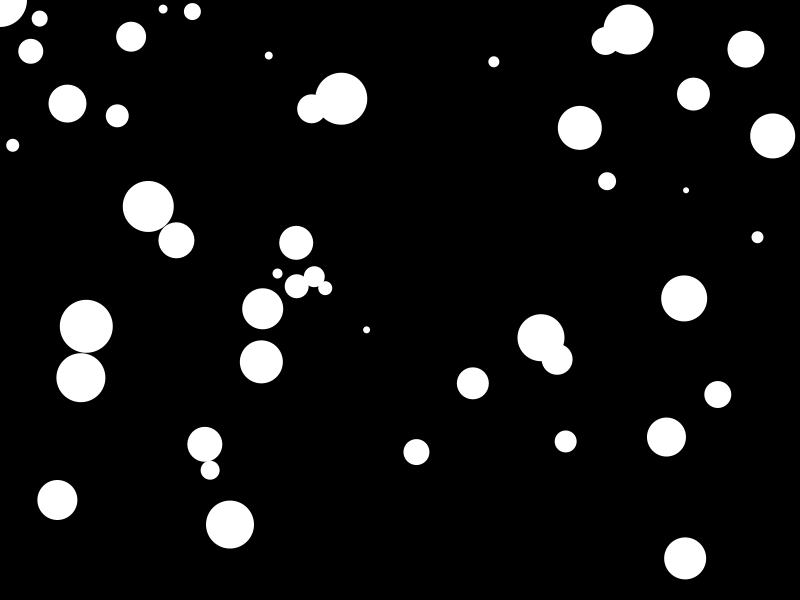
Frame 1 (no input)
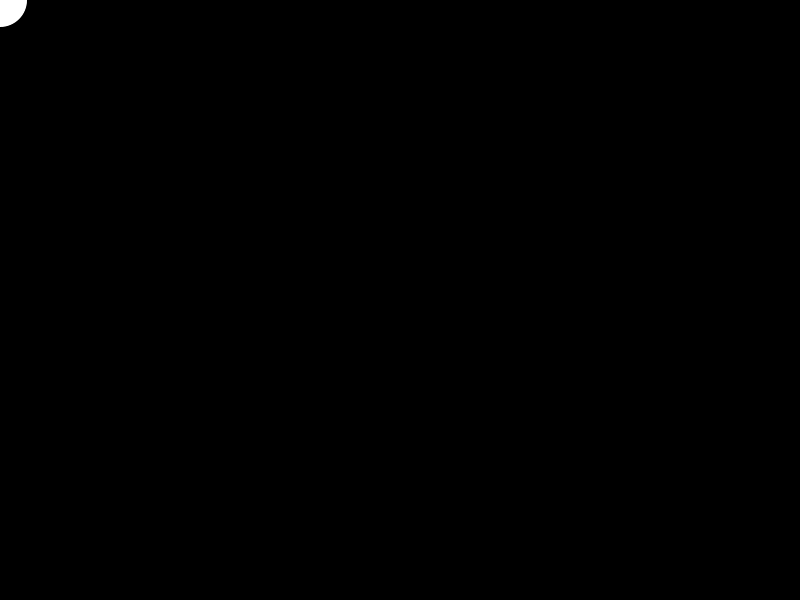
Frame 60 (the mouse pressed at the canvas centre just before this capture)
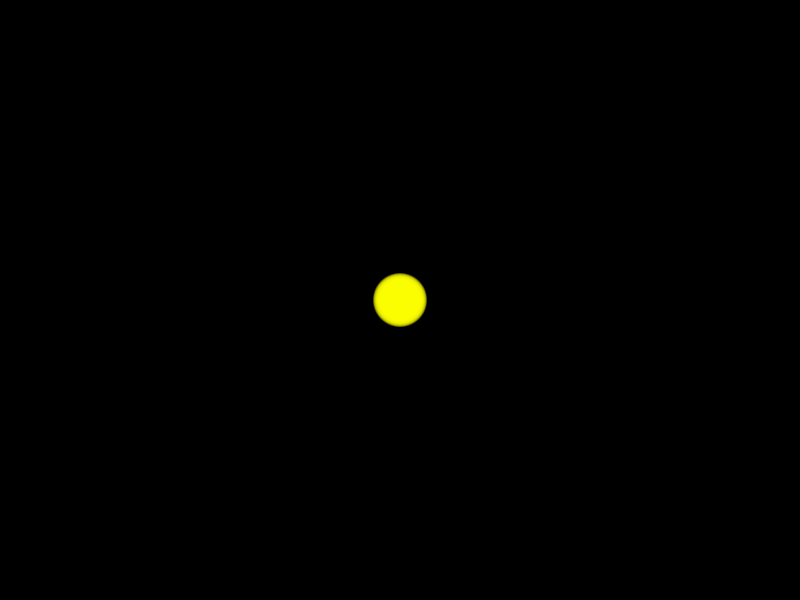
Frame 120 (the mouse held since frame 60 and released just before this capture)

The Processing sketch that drew these frames (run headless with seeded random() and noise(); from frame 60 on, the mouse is pressed at the canvas centre):

// Processing sketch: snake_colorful
// ── snake_colorful.pde
int count = 50;

float [] x = new float[count];
float [] y = new float[count];

void setup() {
  colorMode(HSB, 360, 100, 100, 100);
  size (800, 600);
  for (int i=0; i< count; i++) {
    x[i] = random (width);
    y[i] = random (height);
  }
  noStroke();
}

void draw () {
 background (0);
 
 if (pmouseX !=mouseX || pmouseY !=mouseY) {
  fill (frameCount%360, 100, 200, 30);
 }
  for (int i=0; i < count-1; i++) {
    x[i] = x[i+1];
    y[i] = y[i+1];
  }

  x[count-1] = mouseX;
  y[count-1] = mouseY;

  for ( int i= count-1; i >= 0; i--) {
    ellipse (x[i], y[i], i+5, i+5);
  }
}

void mousePressed () {
  redraw();
} 
